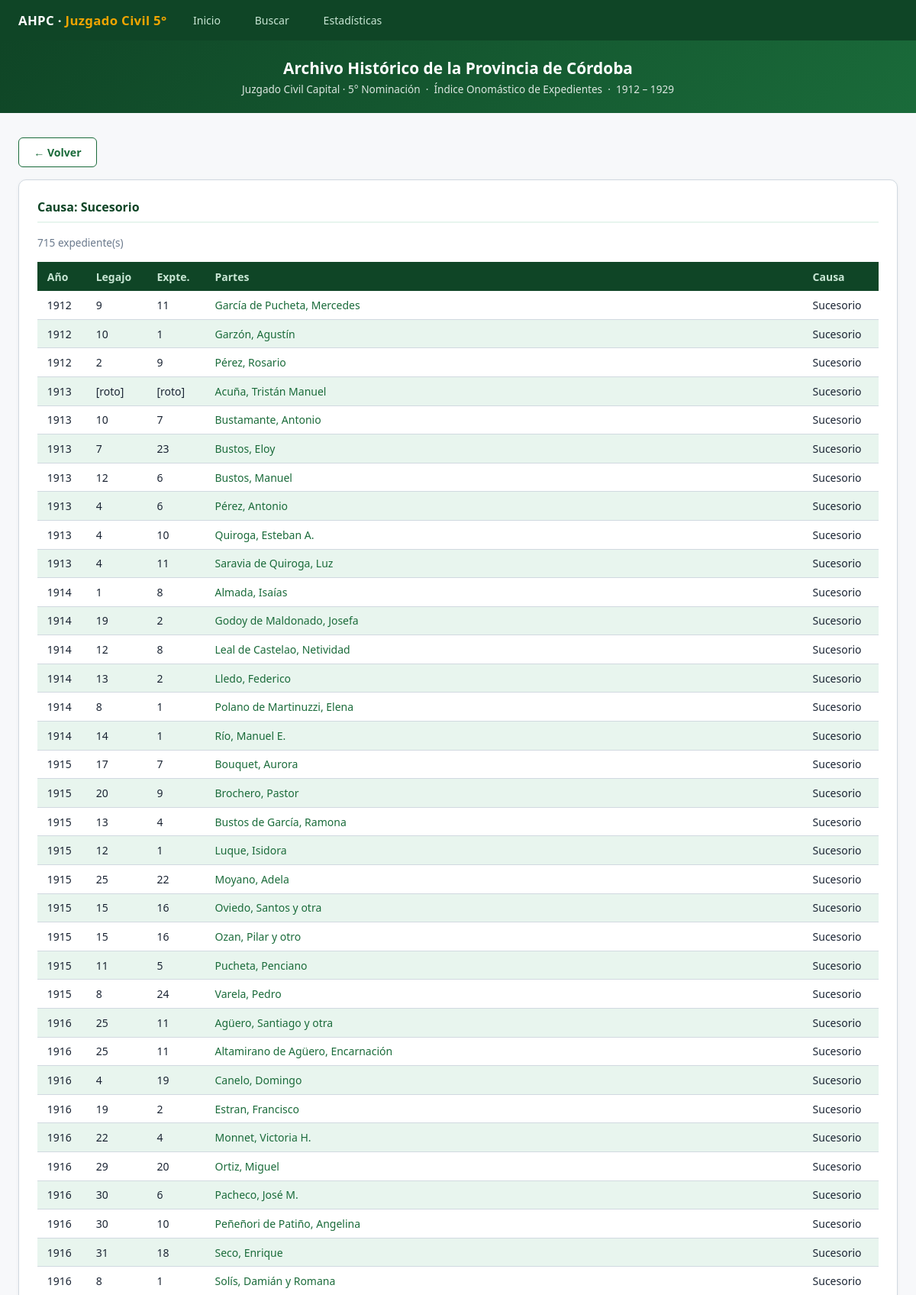
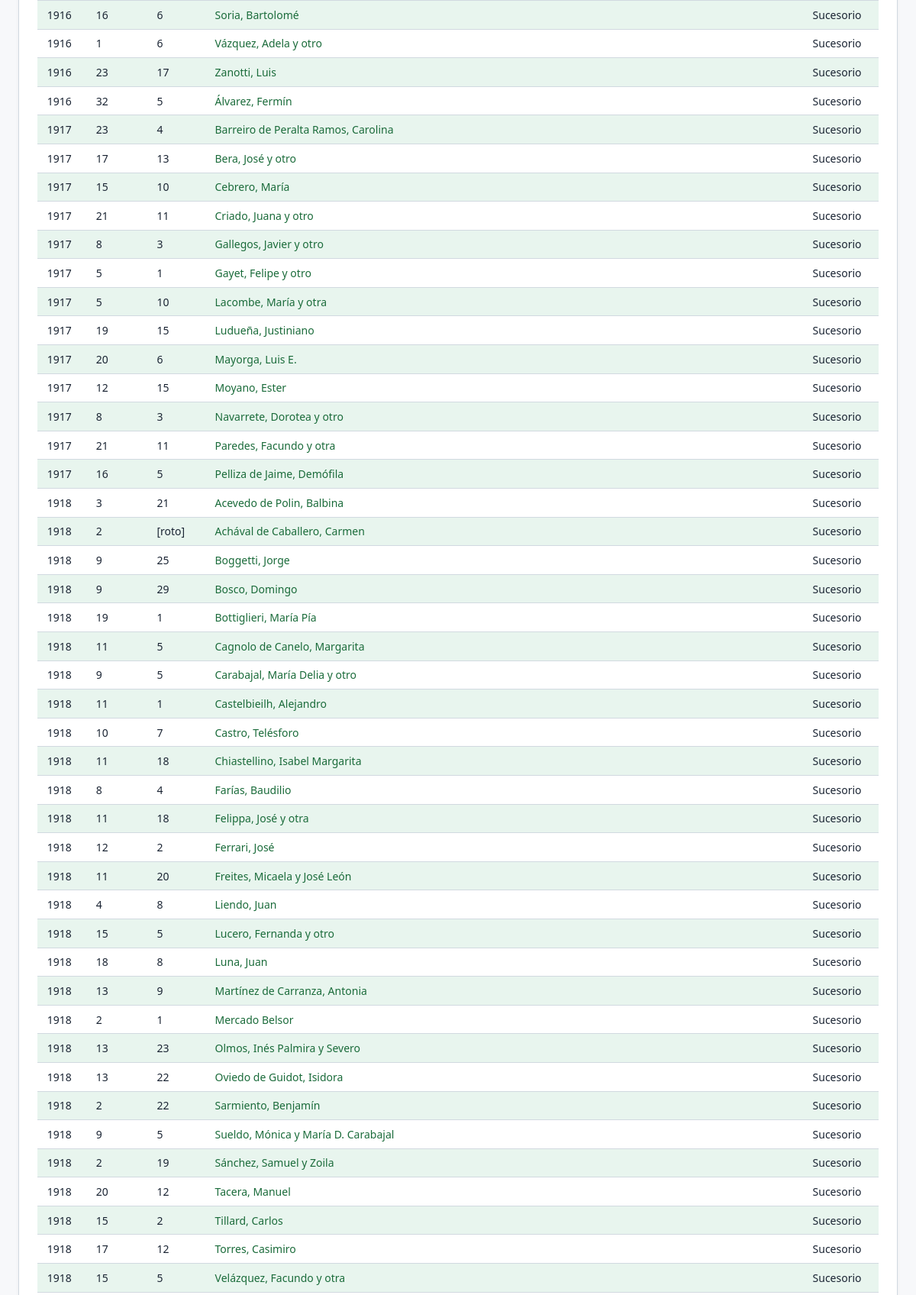
The page /causa/Sucesorio (upper part) on the database its author committed (2 pictures, top to bottom).
### tables this page shows
CREATE TABLE registros (
    id INTEGER PRIMARY KEY AUTOINCREMENT,
    anio INTEGER,
    legajo TEXT,
    expediente TEXT,
    partes TEXT,
    causa TEXT
);

### app.py (the view)
@app.route('/causa/<path:nombre>')
def por_causa(nombre):
    rows = query("""SELECT id, anio, legajo, expediente, partes, causa
                    FROM registros WHERE causa = ?
                    ORDER BY anio ASC, partes ASC""", (nombre,))
    if not rows:
        return "Causa no encontrada", 404
    return render_template('por_causa.html', causa=nombre, registros=[dict(r) for r in rows])

### app.py (called while the page is built)
def get_db():
    conn = sqlite3.connect(DB_PATH)
    conn.row_factory = sqlite3.Row
    return conn

def query(sql, params=()):
    conn = get_db()
    cur = conn.cursor()
    cur.execute(sql, params)
    rows = cur.fetchall()
    conn.close()
    return rows

### templates/por_causa.html (shortened to what this page needs)
{% extends 'base.html' %}
{% block content %}
<main>
  <div style="margin-bottom:1rem">
    <a href="javascript:history.back()" class="btn btn-secondary">← Volver</a>
  </div>
  <div class="card">
    <h2>Causa: {{ causa }}</h2>
    <p style="font-size:.85rem;color:var(--muted);margin-bottom:1rem">{{ registros|length }} expediente(s)</p>
    <div class="tbl-wrap">
      <table>
        <thead><tr><th>Año</th><th>Legajo</th><th>Expte.</th><th>Partes</th><th>Causa</th></tr></thead>
        <tbody>
          {% for r in registros %}
          <tr>
            <td>{{ r.anio or '' }}</td>
            <td>{{ r.legajo or '' }}</td>
            <td>{{ r.expediente or '' }}</td>
            <td><a href="/detalle/{{ r.id }}">{{ r.partes or '' }}</a></td>
            <td>{{ r.causa or '' }}</td>
          </tr>
          {% endfor %}
        </tbody>
      </table>
    </div>
  </div>
</main>
{% endblock %}

### templates/base.html (style rules this page uses)
:root { --verde:#1a6b3a;--verde-dark:#0f4526;--verde-light:#e8f5ee; --verde-mid:#2d9957;--acento:#f0a500; --gris:#f7f8fa;--borde:#d1d9e0;--texto:#1a2433;--muted:#6b7a8d; }
* { box-sizing:border-box;margin:0;padding:0 }
body { font-family:'Segoe UI',system-ui,sans-serif;color:var(--texto);background:var(--gris);min-height:100vh }
a { color:var(--verde);text-decoration:none }
main { max-width:1200px;margin:2rem auto;padding:0 1.5rem }
.card { background:#fff;border:1px solid var(--borde);border-radius:10px;padding:1.5rem;margin-bottom:1.5rem;box-shadow:0 1px 4px rgba(0,0,0,.05) }
.card h2 { font-size:1rem;font-weight:700;color:var(--verde-dark);margin-bottom:1rem;padding-bottom:.5rem;border-bottom:2px solid var(--verde-light) }
.tbl-wrap { overflow-x:auto }
table { width:100%;border-collapse:collapse;font-size:.875rem }
thead th { background:var(--verde-dark);color:#c8e6d4;padding:.6rem .8rem;text-align:left;font-weight:600;white-space:nowrap }
tbody tr { border-bottom:1px solid var(--borde) }
tbody tr:nth-child(even) { background:var(--verde-light) }
td { padding:.55rem .8rem;vertical-align:top }
td a { color:var(--verde) }
.btn { display:inline-flex;align-items:center;gap:.4rem;padding:.55rem 1.2rem;border-radius:6px;font-size:.88rem;font-weight:600;cursor:pointer;border:none;transition:background .15s,transform .1s }
.btn-secondary { background:#fff;color:var(--verde);border:1px solid var(--verde) }

### rows shown on the page
registros: anio "1912", legajo "9", expediente "11", partes "García de Pucheta, Mercedes", causa "Sucesorio"
registros: anio "1912", legajo "10", expediente "1", partes "Garzón, Agustín", causa "Sucesorio"
registros: anio "1913", legajo "[roto]", expediente "[roto]", partes "Acuña, Tristán Manuel", causa "Sucesorio"
registros: anio "1913", legajo "10", expediente "7", partes "Bustamante, Antonio", causa "Sucesorio"
registros: anio "1913", legajo "7", expediente "23", partes "Bustos, Eloy", causa "Sucesorio"
registros: anio "1913", legajo "12", expediente "6", partes "Bustos, Manuel", causa "Sucesorio"
registros: anio "1914", legajo "1", expediente "8", partes "Almada, Isaías", causa "Sucesorio"
registros: anio "1914", legajo "19", expediente "2", partes "Godoy de Maldonado, Josefa", causa "Sucesorio"
registros: anio "1915", legajo "17", expediente "7", partes "Bouquet, Aurora", causa "Sucesorio"
registros: anio "1915", legajo "20", expediente "9", partes "Brochero, Pastor", causa "Sucesorio"
registros: anio "1915", legajo "13", expediente "4", partes "Bustos de García, Ramona", causa "Sucesorio"
registros: anio "1916", legajo "25", expediente "11", partes "Agüero, Santiago y otra", causa "Sucesorio"
registros: anio "1916", legajo "25", expediente "11", partes "Altamirano de Agüero, Encarnación", causa "Sucesorio"
registros: anio "1916", legajo "4", expediente "19", partes "Canelo, Domingo", causa "Sucesorio"
registros: anio "1916", legajo "19", expediente "2", partes "Estran, Francisco", causa "Sucesorio"
registros: anio "1916", legajo "32", expediente "5", partes "Álvarez, Fermín", causa "Sucesorio"
registros: anio "1917", legajo "23", expediente "4", partes "Barreiro de Peralta Ramos, Carolina", causa "Sucesorio"
registros: anio "1917", legajo "17", expediente "13", partes "Bera, José y otro", causa "Sucesorio"
registros: anio "1917", legajo "15", expediente "10", partes "Cebrero, María", causa "Sucesorio"
registros: anio "1917", legajo "21", expediente "11", partes "Criado, Juana y otro", causa "Sucesorio"
registros: anio "1917", legajo "8", expediente "3", partes "Gallegos, Javier y otro", causa "Sucesorio"
registros: anio "1917", legajo "5", expediente "1", partes "Gayet, Felipe y otro", causa "Sucesorio"
registros: anio "1918", legajo "3", expediente "21", partes "Acevedo de Polin, Balbina", causa "Sucesorio"
registros: anio "1918", legajo "2", expediente "[roto]", partes "Achával de Caballero, Carmen", causa "Sucesorio"
registros: anio "1918", legajo "9", expediente "25", partes "Boggetti, Jorge", causa "Sucesorio"
registros: anio "1918", legajo "9", expediente "29", partes "Bosco, Domingo", causa "Sucesorio"
registros: anio "1918", legajo "19", expediente "1", partes "Bottiglieri, María Pía", causa "Sucesorio"
registros: anio "1918", legajo "11", expediente "5", partes "Cagnolo de Canelo, Margarita", causa "Sucesorio"
registros: anio "1918", legajo "9", expediente "5", partes "Carabajal, María Delia y otro", causa "Sucesorio"
registros: anio "1918", legajo "11", expediente "1", partes "Castelbieilh, Alejandro", causa "Sucesorio"
registros: anio "1918", legajo "10", expediente "7", partes "Castro, Telésforo", causa "Sucesorio"
registros: anio "1918", legajo "11", expediente "18", partes "Chiastellino, Isabel Margarita", causa "Sucesorio"
registros: anio "1918", legajo "8", expediente "4", partes "Farías, Baudilio", causa "Sucesorio"
registros: anio "1918", legajo "11", expediente "18", partes "Felippa, José y otra", causa "Sucesorio"
registros: anio "1918", legajo "12", expediente "2", partes "Ferrari, José", causa "Sucesorio"
registros: anio "1918", legajo "11", expediente "20", partes "Freites, Micaela y José León", causa "Sucesorio"

### other values the page prints
{{ causa }} "Sucesorio"
{{ registros|length }} "715"
{{ r.anio or '' }} "1912" "1913" "1913" "1913" "1914" "1914" "1914" "1914" "1915" "1915" "1915" "1915" "1915" "1915" "1916" "1916" "1916" "1916" "1916" "1916" "1916" "1916" "1916" "1917" "1917" "1917" "1917" "1917" "1917" "1917" "1918" "1918" "1918" "1918" "1918" "1918" "1918" "1918" "1918" "1918" "1918" "1918" "1918" "1918"
{{ r.legajo or '' }} "2" "4" "4" "4" "12" "13" "8" "14" "12" "25" "15" "15" "11" "8" "22" "29" "30" "30" "31" "8" "16" "1" "23" "5" "19" "20" "12" "8" "21" "16" "4" "15" "18" "13" "2" "13" "13" "2" "9" "2" "20" "15" "17" "15"
{{ r.expediente or '' }} "9" "6" "10" "11" "8" "2" "1" "1" "1" "22" "16" "16" "5" "24" "4" "20" "6" "10" "18" "1" "6" "6" "17" "10" "15" "6" "15" "3" "11" "5" "8" "5" "8" "9" "1" "23" "22" "22" "5" "19" "12" "2" "12" "5"
{{ r.partes or '' }} "Pérez, Rosario" "Pérez, Antonio" "Quiroga, Esteban A." "Saravia de Quiroga, Luz" "Leal de Castelao, Netividad" "Lledo, Federico" "Polano de Martinuzzi, Elena" "Río, Manuel E." "Luque, Isidora" "Moyano, Adela" "Oviedo, Santos y otra" "Ozan, Pilar y otro" "Pucheta, Penciano" "Varela, Pedro" "Monnet, Victoria H." "Ortiz, Miguel" "Pacheco, José M." "Peñeñori de Patiño, Angelina" "Seco, Enrique" "Solís, Damián y Romana" "Soria, Bartolomé" "Vázquez, Adela y otro" "Zanotti, Luis" "Lacombe, María y otra" "Ludueña, Justiniano" "Mayorga, Luis E." "Moyano, Ester" "Navarrete, Dorotea y otro" "Paredes, Facundo y otra" "Pelliza de Jaime, Demófila" "Liendo, Juan" "Lucero, Fernanda y otro" "Luna, Juan" "Martínez de Carranza, Antonia" "Mercado Belsor" "Olmos, Inés Palmira y Severo" "Oviedo de Guidot, Isidora" "Sarmiento, Benjamín" "Sueldo, Mónica y María D. Carabajal" "Sánchez, Samuel y Zoila" "Tacera, Manuel" "Tillard, Carlos" "Torres, Casimiro" "Velázquez, Facundo y otra"
{{ r.causa or '' }} "Sucesorio" "Sucesorio" "Sucesorio" "Sucesorio" "Sucesorio" "Sucesorio" "Sucesorio" "Sucesorio" "Sucesorio" "Sucesorio" "Sucesorio" "Sucesorio" "Sucesorio" "Sucesorio" "Sucesorio" "Sucesorio" "Sucesorio" "Sucesorio" "Sucesorio" "Sucesorio" "Sucesorio" "Sucesorio" "Sucesorio" "Sucesorio" "Sucesorio" "Sucesorio" "Sucesorio" "Sucesorio" "Sucesorio" "Sucesorio" "Sucesorio" "Sucesorio" "Sucesorio" "Sucesorio" "Sucesorio" "Sucesorio" "Sucesorio" "Sucesorio" "Sucesorio" "Sucesorio" "Sucesorio" "Sucesorio" "Sucesorio" "Sucesorio"
